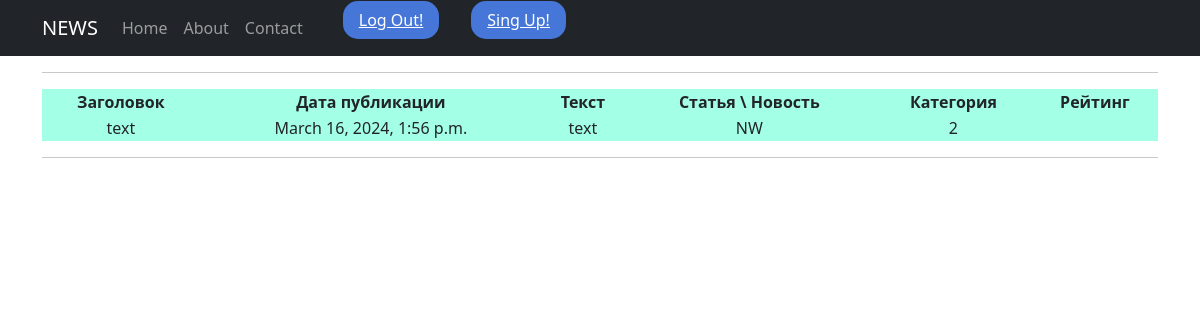
The page /news/1 (signed in) on the database its author committed.
### news/models.py (models this page shows, shortened)
class Post (models.Model):
    auther = models.ForeignKey(Author, on_delete=models.CASCADE)
    rulobject = models.CharField(max_length=2,choices=POSITIONS)
    date =models.DateTimeField(auto_now_add=True)
    catygorys = models.ManyToManyField(Category,through='PostCategory')
    header = models.CharField(max_length=30)
    text = models.TextField()
    _postratio = models.IntegerField(default=0)
    @property
    def postratio(self):
        return self._postratio

### news/views.py (the view)
# urls.py: path('<int:pk>',DetailPost.as_view(),name='post_detail'),
class DetailPost(LoginRequiredMixin,DetailView):
    model = Post
    template_name = 'flatpages/new.html'
    context_object_name = 'new'

### news/templatetags/custom_filters.py (called while the page is built)
@register.filter()
def censor(value):
    for word in BAD_WORDS:
        replace = "".join(['*'] * (len(word)-1))
        value = re.sub(word[1:], replace, value)
    return value

### templates/flatpages/new.html (shortened to what this page needs)
{% extends 'flatpages/default.html' %}
{% load custom_filters %}
{% block content %}
 <hr>
       <table bgcolor="#a3ffe5" align="center" width="100%"   >
           <tr >
               <td ><strong>Заголовок</strong></td>
               <td><strong>Дата публикации</strong></td>
               <td><strong>Текст</strong></td>
               <td><strong>Статья \ Новость </strong></td>
               <td><strong>Категория </strong></td>
               <td><strong>Рейтинг </strong></td>
           </tr>
           <tr>
               <td>{{ new.header }}</td>
               <td>{{ new.date }}</td>
               <td>{{ new.text|censor}}</td>
               <td>{{ new.rulobject }}</td>
               <td>{{ new.postratio}}</td>
           </tr>
       </table>
         <hr>
{% endblock content %}

### rows shown on the page
Post: header "text", date "March 16, 2024, 1:56 p.m.", text|censor "text", rulobject "NW", postratio "2"
